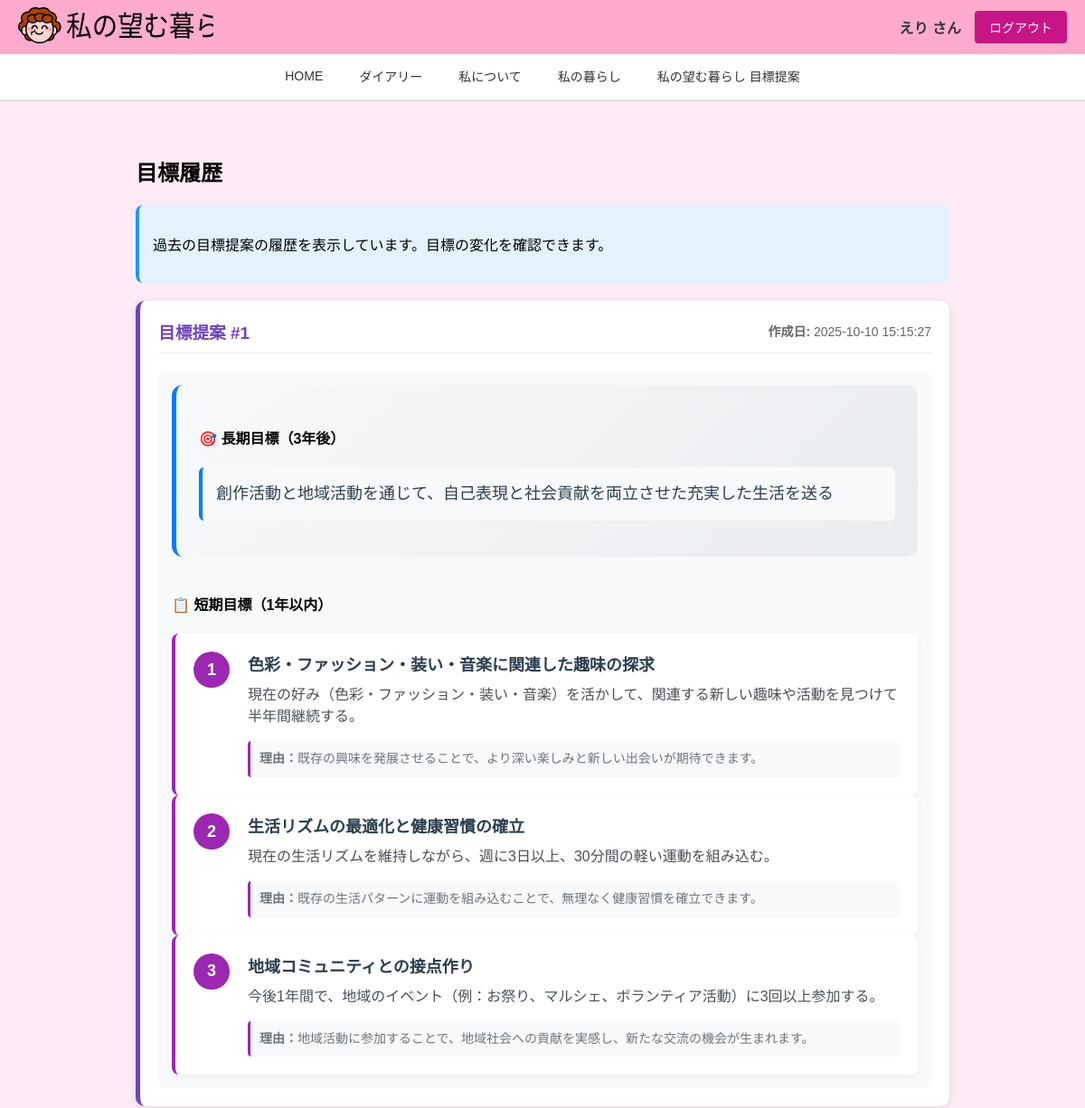
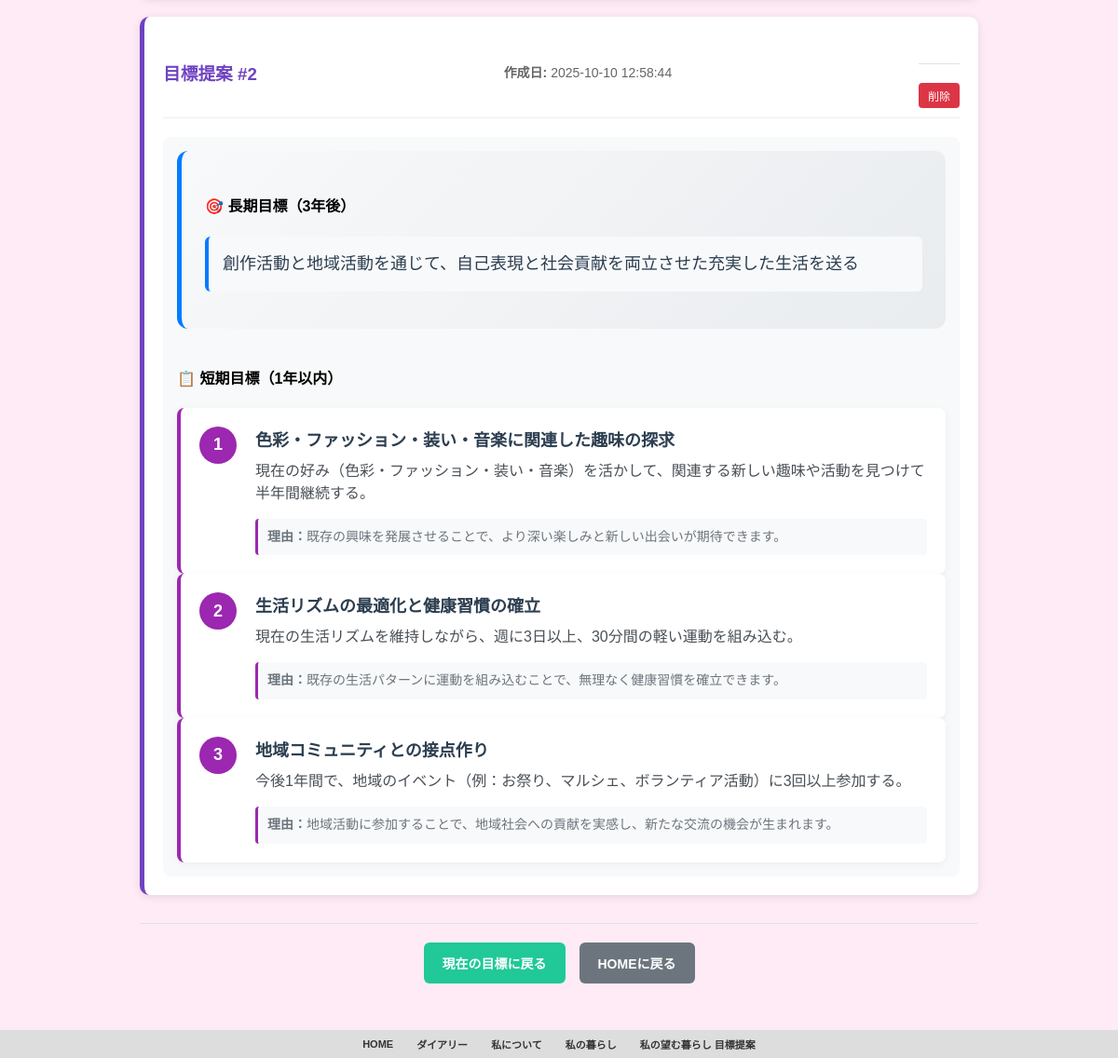
The page /goals/history (signed in) on the database as committed earlier (2 pictures, top to bottom).
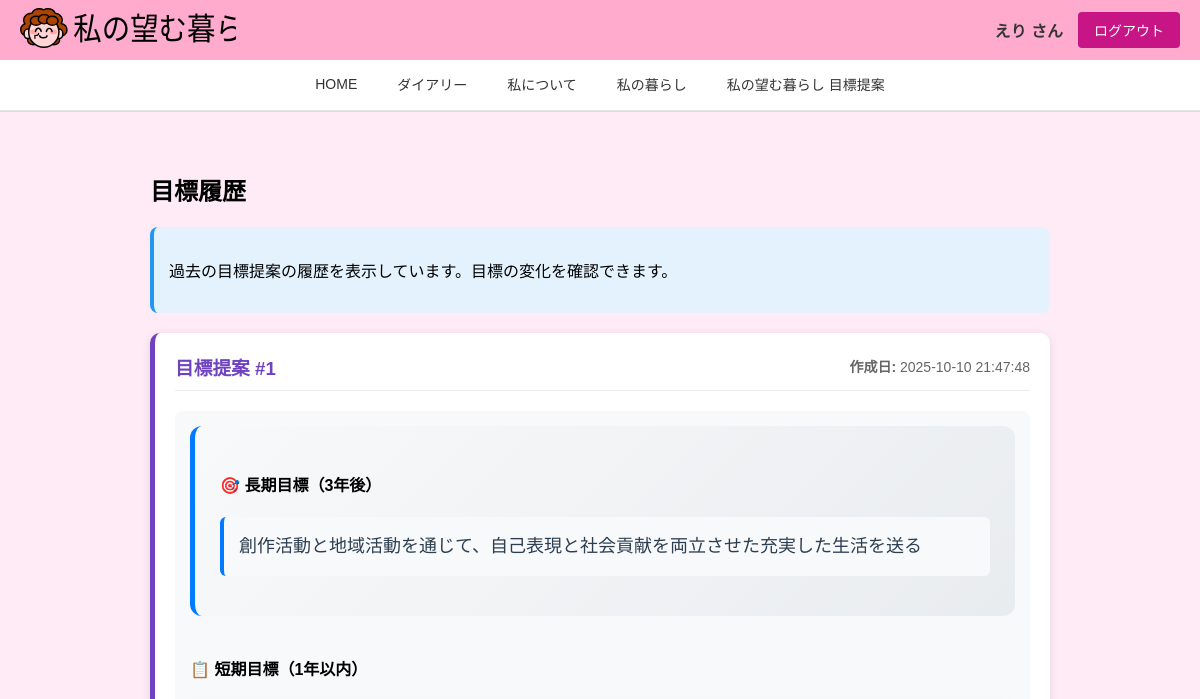
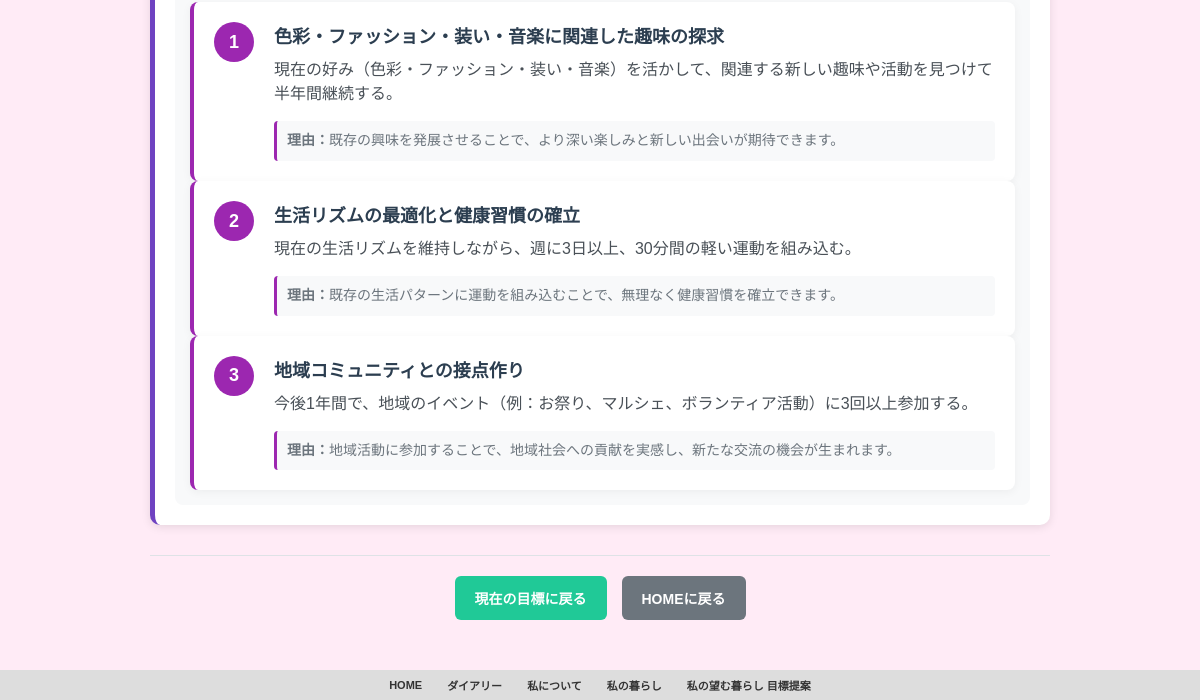
The same page on the database as committed later (2 pictures, top to bottom).
### tables this page shows
CREATE TABLE user_goals (
                id INTEGER PRIMARY KEY AUTOINCREMENT,
                user_id VARCHAR(50) NOT NULL,
                long_term_goal TEXT NOT NULL,
                short_term_goals TEXT NOT NULL,
                goals_version INTEGER DEFAULT 1,
                created_at TIMESTAMP DEFAULT CURRENT_TIMESTAMP,
                FOREIGN KEY (user_id) REFERENCES users (user_id)
            );

### app.py (the view)
@app.route("/goals/history")
@login_required
def goals_history():
    user_id = session["user_id"]
    goals_history = db.get_user_goals(user_id, 10)
    user_data = db.get_user_by_id(user_id)
    return render_template("goals_history.html", goals_history=goals_history, user=user_data)

### app.py (called while the page is built)
def login_required(f):
    @wraps(f)
    def decorated_function(*args, **kwargs):
        if "user_id" not in session:
            return redirect(url_for("index"))
        return f(*args, **kwargs)
    return decorated_function

### config.py (called while the page is built)
    def get_connection(self):
        return sqlite3.connect(self.db_path)

    def get_user_by_id(self, user_id):
        conn = self.get_connection()
        cursor = conn.cursor()
        cursor.execute("SELECT * FROM users WHERE user_id = ?", (user_id,))
        user = cursor.fetchone()
        conn.close()
        return user

    def get_user_goals(self, user_id, limit=10):
        import json
        conn = self.get_connection()
        cursor = conn.cursor()
        cursor.execute(
            "SELECT * FROM user_goals WHERE user_id = ? ORDER BY created_at DESC LIMIT ?", (user_id, limit)
        )
        goals_list = cursor.fetchall()
        parsed_goals = []
        for goal in goals_list:
            parsed_goal = list(goal)
            parsed_goal[3] = json.loads(goal[3])  # short_term_goalsをパース
            parsed_goals.append(parsed_goal)
        conn.close()
        return parsed_goals

### templates/goals_history.html (shortened to what this page needs)
{% extends "base.html" %}
{% block nickname %}{{ session.get('nickname', 'ゲスト') }}{% endblock %}
{% block content %}
<div class="goals-history-page">
    <h2>目標履歴</h2>
    <div class="history-info">
        <p>過去の目標提案の履歴を表示しています。目標の変化を確認できます。</p>
    </div>
    {% if goals_history %}
    {% for goal in goals_history %}
    <div class="history-item">
        <div class="history-header">
            <h3>目標提案 #{{ loop.index }}</h3>
            <div class="history-date">
                <strong>作成日:</strong> {{ goal[5] }}
            </div>
            {% if not loop.first %}
            <div class="history-actions">
                <form method="POST" action="{{ url_for('delete_goal', goal_id=goal[0]) }}" style="display: inline;" onsubmit="return confirm('この目標履歴を削除してもよろしいですか？');">
                    <button type="submit" class="delete-btn">削除</button>
                </form>
            </div>
            {% endif %}
        </div>
        <div class="history-content">
            <div class="goal-section">
                <h4>🎯 長期目標（3年後）</h4>
                <div class="goal-text">{{ goal[2] }}</div>
            </div>
            <div class="short-goals-section">
                <h4>📋 短期目標（1年以内）</h4>
                {% for short_goal in goal[3] %}
                <div class="short-goal-item">
                    <div class="goal-number">{{ loop.index }}</div>
                    <div class="goal-details">
                        <h5 class="goal-title">{{ short_goal.title }}</h5>
                        <div class="goal-description">{{ short_goal.description }}</div>
                        <div class="goal-reason">
                            <strong>理由：</strong>{{ short_goal.reason }}
                        </div>
                    </div>
                </div>
                {% endfor %}
            </div>
        </div>
    </div>
    {% endfor %}
    {% else %}
    <div class="no-history">
        <p>まだ目標履歴がありません。</p>
        <p><a href="{{ url_for('goals') }}" class="link-btn">現在の目標を見る</a></p>
    </div>
    {% endif %}
    <div class="history-actions">
        <a href="{{ url_for('goals') }}" class="current-goals-btn">現在の目標に戻る</a>
        <a href="{{ url_for('dashboard') }}" class="back-btn">HOMEに戻る</a>
    </div>
</div>
{% endblock %}

### templates/base.html (shortened to what this page needs)
<!DOCTYPE html>
<html lang="ja">
<head>
    <link rel="stylesheet" href="{{ url_for('static', filename='style.css') }}">
</head>
<body>
    <header class="main-header">
        <div class="header-content">
            <div class="header-left">
                <img src="{{ url_for('static', filename='images/logomark2.svg') }}" alt="logomark" class="header-logo">
            </div>
            <div class="header-right">
                <div class="user-info">
                    <a href="{{ url_for('user') }}" class="user-link">
                        <span class="nickname">{% block nickname %}ゲスト{% endblock %} さん</span>
                    </a>
                    <a href="{{ url_for('logout') }}" class="logout-btn" style="text-decoration: none;">ログアウト</a>
                </div>
            </div>
        </div>
        <nav class="main-nav">
            <ul class="nav-list">
                <li class="nav-item">
                    <a href="{{ url_for('dashboard') }}" class="nav-link">HOME</a>
                </li>
                <li class="nav-item dropdown">
                    <a href="{{ url_for('diary_calendar') }}" class="nav-link">ダイアリー</a>
                </li>
                <li class="nav-item dropdown">
                    <a href="{{ url_for('profile') }}" class="nav-link">私について</a>
                </li>
                <li class="nav-item dropdown">
                    <a href="{{ url_for('iwlm') }}" class="nav-link">私の暮らし</a>
                </li>
                <li class="nav-item">
                    <a href="{{ url_for('goals') }}" class="nav-link">私の望む暮らし 目標提案</a>
                </li>
            </ul>
        </nav>
    </header>
    <main class="main-content">
        {% block content %}{% endblock %}
    </main>
    <footer class="main-footer">
        <div class="footer-content">
            <div class="footer-section">
                <a href="{{ url_for('dashboard') }}" class="footer-main-link">HOME</a>
            </div>
            <div class="footer-section">
                <a href="{{ url_for('diary_calendar') }}" class="footer-main-link">ダイアリー</a>
            </div>
            <div class="footer-section">
                <a href="{{ url_for('profile') }}" class="footer-main-link">私について</a>
            </div>
            <div class="footer-section">
                <a href="{{ url_for('iwlm') }}" class="footer-main-link">私の暮らし</a>
            </div>
            <div class="footer-section">
                <a href="{{ url_for('goals') }}" class="footer-main-link">私の望む暮らし 目標提案</a>
            </div>
        </div>
    </footer>
</body>
</html>

Rows that differ between the two databases and show on the page:
removed user_goals: created_at "2025-10-10 15:15:27", long_term_goal "創作活動と地域活動を通じて、自己表現と社会貢献を両立させた充実した生活を送る", title "色彩・ファッション・装い・音楽に関連した趣味の探求" "生活リズムの最適化と健康習慣の確立" "地域コミュニティとの接点作り", description "現在の好み（色彩・ファッション・装い・音楽）を活かして、関連する新しい趣味や活動を見つけて半年間継続する。" "現在の生活リズムを維持しながら、週に3日以上、30分間の軽い運動を組み込む。" "今後1年間で、地域のイベント（例：お祭り、マルシェ、ボランティア活動）に3回以上参加する。", reason "既存の興味を発展させることで、より深い楽しみと新しい出会いが期待できます。" "既存の生活パターンに運動を組み込むことで、無理なく健康習慣を確立できます。" "地域活動に参加することで、地域社会への貢献を実感し、新たな交流の機会が生まれます。"
removed user_goals: created_at "2025-10-10 12:58:44", long_term_goal "創作活動と地域活動を通じて、自己表現と社会貢献を両立させた充実した生活を送る", title "色彩・ファッション・装い・音楽に関連した趣味の探求" "生活リズムの最適化と健康習慣の確立" "地域コミュニティとの接点作り", description "現在の好み（色彩・ファッション・装い・音楽）を活かして、関連する新しい趣味や活動を見つけて半年間継続する。" "現在の生活リズムを維持しながら、週に3日以上、30分間の軽い運動を組み込む。" "今後1年間で、地域のイベント（例：お祭り、マルシェ、ボランティア活動）に3回以上参加する。", reason "既存の興味を発展させることで、より深い楽しみと新しい出会いが期待できます。" "既存の生活パターンに運動を組み込むことで、無理なく健康習慣を確立できます。" "地域活動に参加することで、地域社会への貢献を実感し、新たな交流の機会が生まれます。"
added user_goals: created_at "2025-10-10 21:47:48", long_term_goal "創作活動と地域活動を通じて、自己表現と社会貢献を両立させた充実した生活を送る", title "色彩・ファッション・装い・音楽に関連した趣味の探求" "生活リズムの最適化と健康習慣の確立" "地域コミュニティとの接点作り", description "現在の好み（色彩・ファッション・装い・音楽）を活かして、関連する新しい趣味や活動を見つけて半年間継続する。" "現在の生活リズムを維持しながら、週に3日以上、30分間の軽い運動を組み込む。" "今後1年間で、地域のイベント（例：お祭り、マルシェ、ボランティア活動）に3回以上参加する。", reason "既存の興味を発展させることで、より深い楽しみと新しい出会いが期待できます。" "既存の生活パターンに運動を組み込むことで、無理なく健康習慣を確立できます。" "地域活動に参加することで、地域社会への貢献を実感し、新たな交流の機会が生まれます。"
